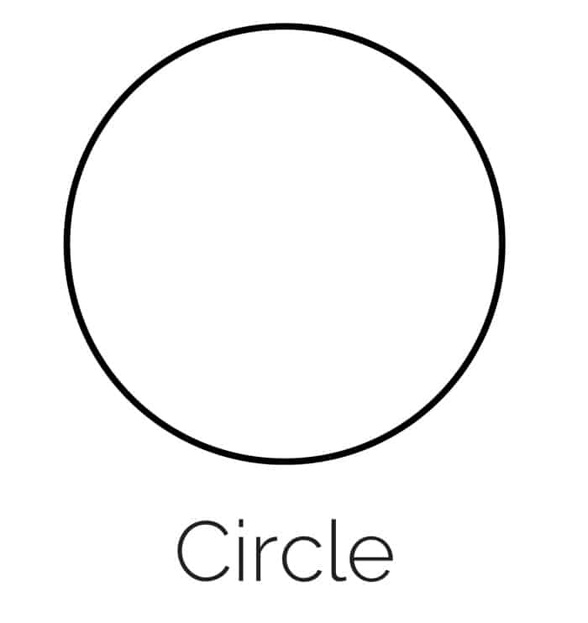
#> input picture images/circle.jpg, 588 x 623 px, shrunk from 700 x 742 before the run
$ python geometry_updated.py
#> lines starting #> are read from the running program, lines starting #| are printed output that depends on the picture; after the words box and inside, x2 and y2 are one past the last pixel; in counts of white or black regions, pixels touching at a corner belong together
import os
import cv2
import numpy as np
import matplotlib.pyplot as plt

# Load the image
rawImg = "images/circle.jpg"
image = cv2.imread(rawImg, cv2.IMREAD_GRAYSCALE)
#> image is the input picture: shape (623, 588); min 0, max 255, mean 247.3

# Apply adaptive thresholding
thresh = cv2.adaptiveThreshold(image, 255, cv2.ADAPTIVE_THRESH_GAUSSIAN_C, cv2.THRESH_BINARY_INV, 11, 2)
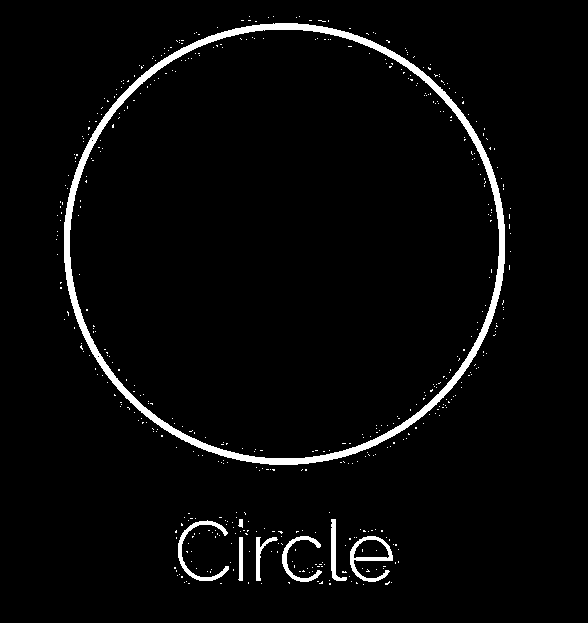
#> thresh: shape (623, 588); 3.3% white; 498 white regions (490 under 20 px)

# Find contours
contours, _ = cv2.findContours(thresh, cv2.RETR_EXTERNAL, cv2.CHAIN_APPROX_SIMPLE)
#> contours = 331 contours, 323 with area under 20; largest, box (x1, y1, x2, y2) and area: (64, 23, 505, 465) 152733, (350, 536, 393, 582) 963, (178, 520, 229, 581) 444, (282, 536, 322, 582) 338, (331, 519, 347, 581) 261, (256, 537, 278, 581) 194, (238, 537, 243, 581) 130, (238, 519, 243, 528) 22

# Check if any contours were detected
if not contours:
    print("No contours were detected.")
    exit()

# Process the largest contour
main_contour = max(contours, key=cv2.contourArea)
#> main_contour = contour of 642 points, box (x1, y1, x2, y2) (64, 23, 505, 465), area 152733

# Approximate the contour to simplify it
epsilon = 0.01 * cv2.arcLength(main_contour, True)
#> epsilon = 14.68
approx = cv2.approxPolyDP(main_contour, epsilon, True)
#> approx = contour of 16 points, box (x1, y1, x2, y2) (64, 23, 505, 465), area 149384

# Determine the plot limits
x_coords, y_coords = zip(*[(point[0][0], point[0][1]) for point in approx])
#> x_coords = (273, 183, 117, 72, 64, 92, 141, 208, 297, 375, 452, 494, 504, 480, 428, 357); y_coords = (23, 47, 99, 181, 262, 353, 412, 451, 464, 445, 387, 312, 224, 141, 76, 35)
x_min, x_max, y_min, y_max = min(x_coords), max(x_coords), min(y_coords), max(y_coords)
#> x_min = 64; x_max = 504; y_min = 23; y_max = 464

# Calculate the scaling factor
contour_width = x_max - x_min
#> contour_width = 440
contour_height = y_max - y_min
#> contour_height = 441
scale_factor = 20 / max(contour_width, contour_height)  # cm/pixel
#> scale_factor = 0.0454

# Determine the plot limits for the 25 cm square (outer frame)
outer_frame_size = 25  # cm

# Since we are scaling to a 20 cm square and then adding a 2.5 cm border,
# we center the 20 cm square within the 25 cm square
center_x = (x_min + x_max) / 2 * scale_factor
#> center_x = 12.88
center_y = (y_min + y_max) / 2 * scale_factor
#> center_y = 11.04
plot_x_min = center_x - (outer_frame_size / 2)
#> plot_x_min = 0.38
plot_x_max = center_x + (outer_frame_size / 2)
#> plot_x_max = 25.38
plot_y_min = center_y - (outer_frame_size / 2)
#> plot_y_min = -1.46
plot_y_max = center_y + (outer_frame_size / 2)
#> plot_y_max = 23.54

# Initialize figure
plt.figure(figsize=(10, 10))

# Determine the scaled frame size for the inner frame
inner_frame_size = 20  # cm

# Scale the contour coordinates
scaled_contour = [(pt[0][0] * scale_factor, pt[0][1] * scale_factor) for pt in approx]
#> scaled_contour = [(12.38, 1.04), (8.3, 2.13), (5.31, 4.49), (3.27, 8.21), (2.9, 11.88), (4.17, 16.01), (6.39, 18.68), (9.43, 20.45), (13.47, 21.04), (17.01, 20.18), (20.5, 17.55), (22.4, 14.15), (22.86, 10.16), (21.77, 6.39), (19.41, 3.45), (16.19, 1.59)]

# Determine the limits for the inner frame (20 cm square)
inner_x_min = center_x - (inner_frame_size / 2)
#> inner_x_min = 2.88
inner_x_max = center_x + (inner_frame_size / 2)
#> inner_x_max = 22.88
inner_y_min = center_y - (inner_frame_size / 2)
#> inner_y_min = 1.04
inner_y_max = center_y + (inner_frame_size / 2)
#> inner_y_max = 21.04

equations_with_ranges = []

for i in range(len(scaled_contour)):
    pt1, pt2 = scaled_contour[i], scaled_contour[(i + 1) % len(scaled_contour)]

    if pt1[0] == pt2[0]:  # Vertical line
        plt.plot([pt1[0], pt2[0]], [pt1[1], pt2[1]], label=f'Side {i+1}')
        equation_str = f'x = {round(pt1[0],2)}'
        plt.text(pt1[0], (pt1[1] + pt2[1]) / 2, f"{equation_str}, y range: [{round(pt1[0],2)}, {round(pt2[0],2)}]")
        equations_with_ranges.append(f"{equation_str}, y range: [{round(pt1[0],2)}, {round(pt2[0],2)}]")
    else:
        coeffs = np.polyfit([pt1[0], pt2[0]], [pt1[1], pt2[1]], 1)
        poly_eq = np.poly1d(coeffs)
        x_vals = np.linspace(pt1[0], pt2[0], 100)
        y_vals = poly_eq(x_vals)
        plt.plot(x_vals, y_vals, label=f'Side {i+1}')
        equation_str = f'y = {coeffs[0]:.2f}x + {coeffs[1]:.2f}'
        mid_x = (pt1[0] + pt2[0]) / 2
        mid_y = poly_eq(mid_x)
        plt.text(mid_x, mid_y, f'{equation_str}, x range: [{round(pt1[0],2)}, {round(pt2[0],2)}]', ha='center')
        equations_with_ranges.append(f"{equation_str}, x range: [{round(pt1[0],2)}, {round(pt2[0],2)}]")
#> this loop made 16 passes
#> (pt1, pt2, coeffs, equation_str, mid_x, mid_y) on passes 1, 2, 6, 7, 8, 9, 10, 12: ((12.38, 1.04), (8.3, 2.13), [-0.267, 4.34], 'y = -0.27x + 4.34', 10.34, 1.59), ((8.3, 2.13), (5.31, 4.49), [-0.788, 8.67], 'y = -0.79x + 8.67', 6.8, 3.31), ((4.17, 16.01), (6.39, 18.68), [1.2, 10.99], 'y = 1.20x + 10.99', 5.28, 17.35), ((6.39, 18.68), (9.43, 20.45), [0.582, 14.96], 'y = 0.58x + 14.96', 7.91, 19.57), ((9.43, 20.45), (13.47, 21.04), [0.146, 19.08], 'y = 0.15x + 19.08', 11.45, 20.75), ((13.47, 21.04), (17.01, 20.18), [-0.244, 24.32], 'y = -0.24x + 24.32', 15.24, 20.61), ((17.01, 20.18), (20.5, 17.55), [-0.753, 32.99], 'y = -0.75x + 32.99', 18.75, 18.87), ((22.4, 14.15), (22.86, 10.16), [-8.8, 211.3], 'y = -8.80x + 211.30', 22.63, 12.15)
#> (pt1, pt2, equation_str, mid_x, mid_y) on passes 3, 4, 5, 11, 13, 14: ((5.31, 4.49), (3.27, 8.21), 'y = -1.82x + 14.16', 4.29, 6.35), ((3.27, 8.21), (2.9, 11.88), 'y = -10.12x + 41.27', 3.08, 10.05), ((2.9, 11.88), (4.17, 16.01), 'y = 3.25x + 2.45', 3.54, 13.95), ((20.5, 17.55), (22.4, 14.15), 'y = -1.79x + 54.16', 21.45, 15.85), ((22.86, 10.16), (21.77, 6.39), 'y = 3.46x + -68.89', 22.31, 8.28), ((21.77, 6.39), (19.41, 3.45), 'y = 1.25x + -20.82', 20.59, 4.92)
#> after the loop, equations_with_ranges = 16 items

# Customize the plot to show the outer frame of 25 cm
plt.axis('equal')
plt.xlim(plot_x_min, plot_x_max)
plt.ylim(plot_y_max, plot_y_min)  # y limits inverted to match image coordinates
plt.grid(True)

# Extract the base name of the file
base_name = os.path.basename(rawImg)

# Remove 'results' from the path if it exists and append '_analyzed'
if 'images' in base_name:
    base_name = base_name.replace('images', '')

if '.png' in base_name:
    base_name = base_name.replace('.png', '')

if '.jpg' in base_name:
    base_name = base_name.replace('.jpg', '')

if '.jpeg' in base_name:
    base_name = base_name.replace('.jpeg', '')

# Define the new filename
new_base_name = os.path.splitext(base_name)[0] + '_analyzed.png'
analyzed_image_name = f"results/{base_name}_analyzed.png"

# Write the equations and x-ranges to a text file
with open(f"results/{base_name}_equations.txt", 'w') as file:
    for equation in equations_with_ranges:
        file.write(f"{equation}\n")
#> this loop made 16 passes
#> equation on passes 1, 2, 5, 6, 7: 'y = -0.27x + 4.34, x range: [12.38, 8.3]', 'y = -0.79x + 8.67, x range: [8.3, 5.31]', 'y = 3.25x + 2.45, x range: [2.9, 4.17]', 'y = 1.20x + 10.99, x range: [4.17, 6.39]', 'y = 0.58x + 14.96, x range: [6.39, 9.43]'

# Save the figure
plt.savefig(analyzed_image_name)
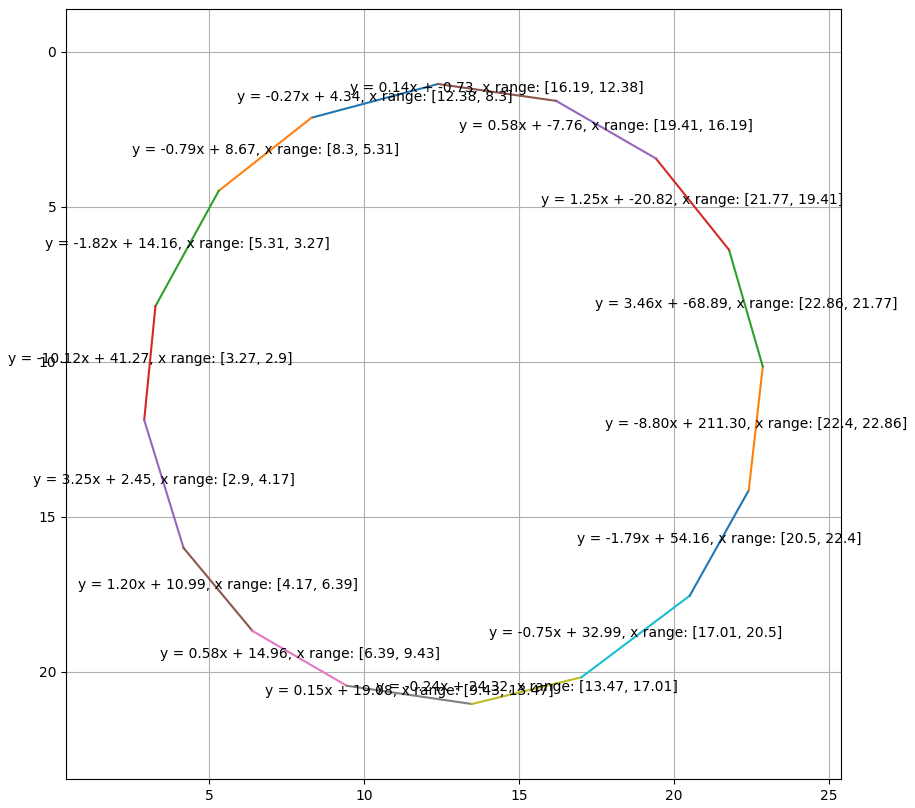
#> figure drawn by matplotlib, 1 panel

# If you want to also show the plot uncomment the next line
plt.show()

$ run again, with images/angle.jpg copied over images/circle.jpg
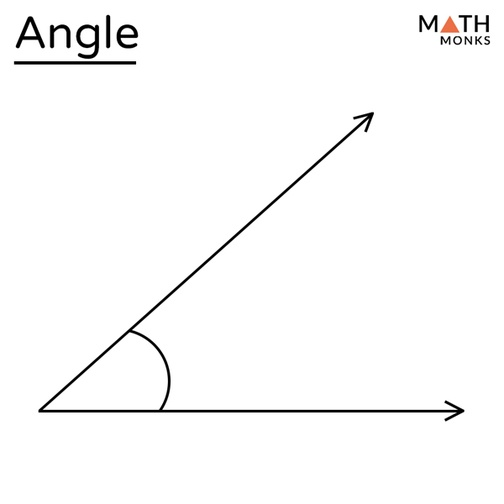
#> input picture images/angle.jpg, 504 x 504 px, shrunk from 600 x 600 before the run
#> `thresh = cv2.adaptiveThreshold(image, 255, cv2.ADAPTIVE_THRESH_GAUSSIA..`:
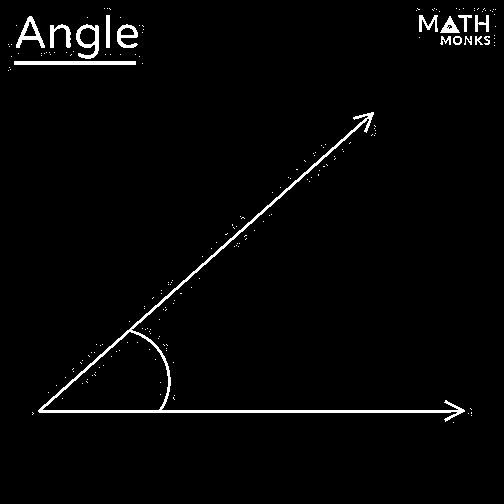
#> thresh: shape (504, 504); 2.3% white; 198 white regions (182 under 20 px)
#> contours = 180 contours, 166 with area under 20; largest, box (x1, y1, x2, y2) and area: (38, 112, 465, 422) 8032, (76, 24, 99, 59) 494, (14, 61, 136, 65) 363, (16, 16, 45, 48) 350, (117, 24, 138, 48) 279
#> main_contour = contour of 304 points, box (x1, y1, x2, y2) (38, 112, 465, 422), area 8032
#> epsilon = 17.67
#> approx = [[373, 112], [38, 411], [464, 411], [162, 410], [167, 363], [131, 329]]
#> x_coords = (373, 38, 464, 162, 167, 131); y_coords = (112, 411, 411, 410, 363, 329)
#> x_min = 38; x_max = 464; y_min = 112; y_max = 411
#> contour_width = 426
#> contour_height = 299
#> scale_factor = 0.0469
#> center_x = 11.78
#> center_y = 12.28
#> plot_x_min = -0.716
#> plot_x_max = 24.28
#> plot_y_min = -0.223
#> plot_y_max = 24.78
#> scaled_contour = [(17.51, 5.26), (1.78, 19.3), (21.78, 19.3), (7.61, 19.25), (7.84, 17.04), (6.15, 15.45)]
#> inner_x_min = 1.78
#> inner_x_max = 21.78
#> inner_y_min = 2.28
#> inner_y_max = 22.28
#> the loop `for i in range(len(scaled_contour)):` made 6 passes
#> (pt1, pt2, coeffs, equation_str, mid_x, mid_y) on passes 1 to 5: ((17.51, 5.26), (1.78, 19.3), [-0.893, 20.89], 'y = -0.89x + 20.89', 9.65, 12.28), ((1.78, 19.3), (21.78, 19.3), [-2.05e-16, 19.3], 'y = -0.00x + 19.30', 11.78, 19.3), ((21.78, 19.3), (7.61, 19.25), [0.00331, 19.22], 'y = 0.00x + 19.22', 14.69, 19.27), ((7.61, 19.25), (7.84, 17.04), [-9.4, 90.74], 'y = -9.40x + 90.74', 7.72, 18.15), ((7.84, 17.04), (6.15, 15.45), [0.944, 9.64], 'y = 0.94x + 9.64', 7, 16.24)
#> after the loop `for i in range(len(scaled_contour)):`: equations_with_ranges = 6 items
#> the loop `for equation in equations_with_ranges:` made 6 passes
#> equation on pass 5: 'y = 0.94x + 9.64, x range: [7.84, 6.15]'
#> `plt.savefig(analyzed_image_name)`:
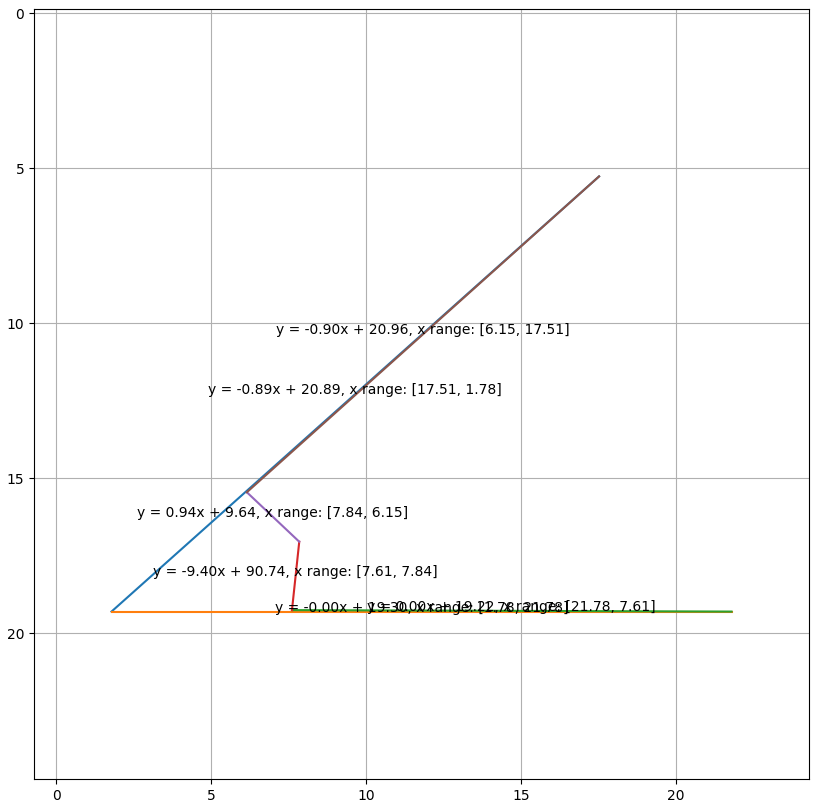
#> figure drawn by matplotlib, 1 panel; curve peaks at x = 1.78, y = 19.3
